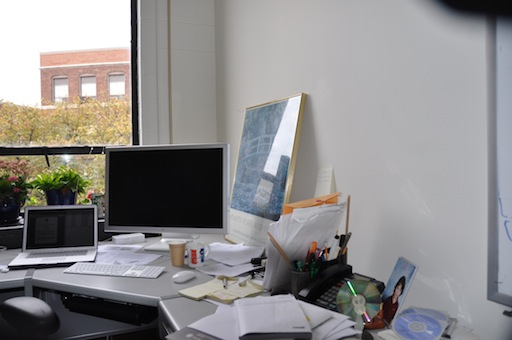
#> input picture Project 2/DanaOffice/DSC_0308.JPG, 512 x 340 px
$ jupyter execute baseline.ipynb
#> lines starting #> are read from the running program, lines starting #| are printed output that depends on the picture
[cell 1]
'''
@author: rohangupta
References:
https://docs.opencv.org/3.0-beta/doc/py_tutorials/py_feature2d/py_matcher/py_matcher.html
https://stackoverflow.com/questions/13063201/how-to-show-the-whole-image-when-using-opencv-warpperspective/20355545#20355545
'''

import cv2
import numpy as np
from matplotlib import pyplot as plt
import math

UBIT = "rgupta24"

#Importing the images
mountain1 = cv2.imread("DanaOffice/DSC_0308.JPG")
#> mountain1 is the input picture: shape (340, 512, 3); mean B, G, R 139.9, 140, 141.8
mountain2 = cv2.imread("DanaOffice/DSC_0309.JPG")
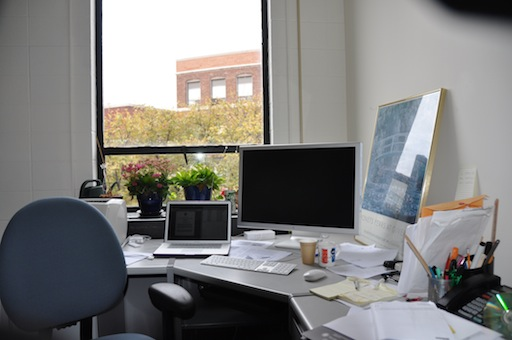
#> input picture Project 2/DanaOffice/DSC_0309.JPG, 512 x 340 px
#> mountain2 is the input picture: shape (340, 512, 3); mean B, G, R 125.7, 127.3, 127.9
# [5 lines of commented-out code are left out]
### PART 1

#Converting images to gray-scale
grayMountain1 = cv2.cvtColor(mountain1, cv2.COLOR_BGR2GRAY)
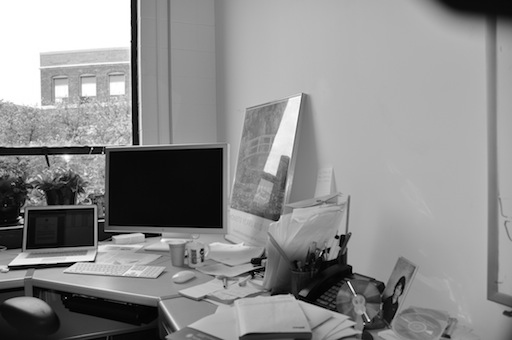
#> grayMountain1: shape (340, 512); min 0, max 255, mean 140.5
grayMountain2 = cv2.cvtColor(mountain2, cv2.COLOR_BGR2GRAY)
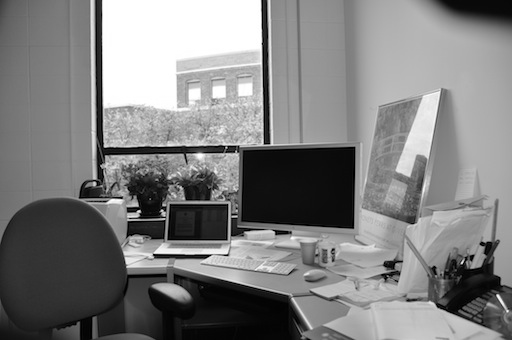
#> grayMountain2: shape (340, 512); min 0, max 255, mean 127.3

#Creating SIFT object
sift = cv2.SIFT_create()

#Finding keypoints and descriptors for Mountain images
keyp1, desc1 = sift.detectAndCompute(grayMountain1, None)
#> keyp1 = 629 keypoints; strongest (x, y, size): (169, 187, 66.9), (12, 268, 4.5), (336, 237, 2.5), (103, 220, 1.8)
keyp2, desc2 = sift.detectAndCompute(grayMountain2, None)
#> keyp2 = 699 keypoints; strongest (x, y, size): (139, 211, 2.2), (208, 256, 2.6), (121, 198, 2), (498, 296, 2.5)

#Drawing keypoints for Mountain images
keyImage1 = cv2.drawKeypoints(grayMountain1, keyp1, np.array([]), (0, 0, 255))
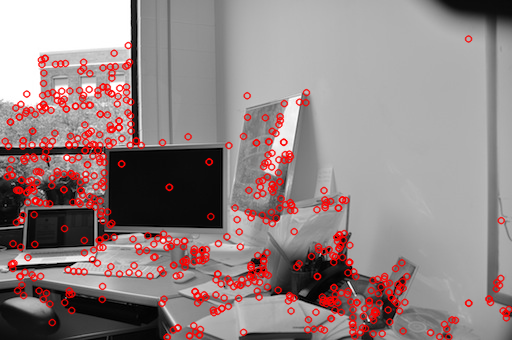
#> keyImage1: shape (340, 512, 3); mean of channels 0, 1, 2 131.9, 131.9, 148.8; drawn as B, G, R
keyImage2 = cv2.drawKeypoints(grayMountain2, keyp2, np.array([]), (0, 0, 255))
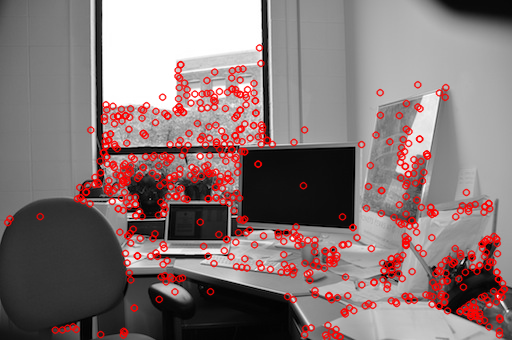
#> keyImage2: shape (340, 512, 3); mean of channels 0, 1, 2 117.8, 117.8, 136.2; drawn as B, G, R

cv2.imwrite('task1_sift1.jpg', keyImage1)
cv2.imwrite('task1_sift2.jpg', keyImage2)

### PART 2

#Brute-Force matching with SIFT descriptors
brutef = cv2.BFMatcher()

#Matching the keypoints with k-nearest neighbor (with k=2)
matches = brutef.knnMatch(desc1, desc2, k=2)
#> matches = 629 matches

goodMatch = []
#Performing ratio test to find good matches
for m, n in matches:
	if m.distance < 0.75*n.distance:
		goodMatch.append(m)
#> after the loop, goodMatch = 235 matches

#Drawing good matches
matchImage = cv2.drawMatches(mountain1, keyp1, mountain2, keyp2, goodMatch, np.array([]), (0, 0, 255), flags=2)
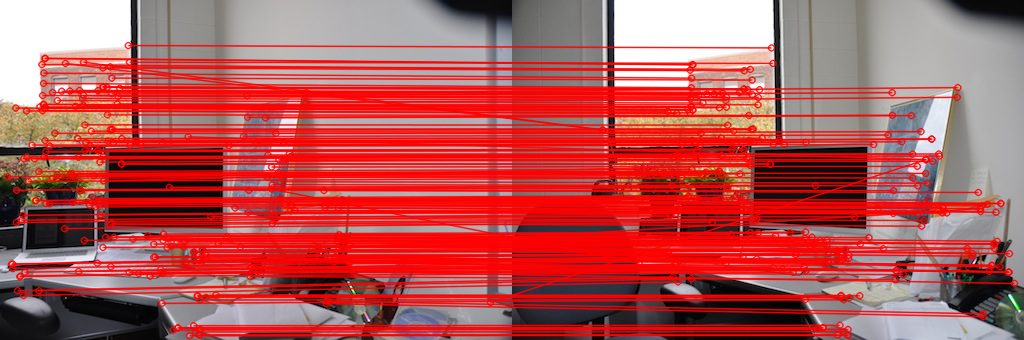
#> matchImage: shape (340, 1024, 3); mean B, G, R 86.7, 87.3, 180.7

cv2.imwrite('task1_matches_knn.jpg', matchImage)

### PART 3

#Getting source and destination points
srce_pts = np.float32([ keyp1[m.queryIdx].pt for m in goodMatch]).reshape(-1, 1, 2)
#> srce_pts = 235 rows, first 8: [7.09, 176.1], [11.05, 263.8], [11.98, 263.4], [12.39, 268.1], [15.32, 107.6], [15.86, 222], [16.19, 189.8], [17.12, 290.2]
dest_pts = np.float32([ keyp2[m.trainIdx].pt for m in goodMatch]).reshape(-1, 1, 2)
#> dest_pts = 235 rows, first 8: [151.9, 172.6], [155.4, 252.4], [155.4, 252.4], [157, 256], [155.4, 110.9], [158, 214.7], [159.5, 185.3], [160.6, 276.4]

print(srce_pts.shape)
#| (235, 1, 2)
#Finding Homography Matrix and mask
homographyMat, mask = cv2.findHomography(srce_pts, dest_pts, cv2.RANSAC, 5.0)
#> homographyMat = [[0.768, 0.0301, 139.8], [-0.074, 0.92, 11.91], [-0.000497, 3.44e-05, 1]]; mask = 235 values, max 1 at index 0, min 0 at index 49, mean 0.953
print(homographyMat)
#| [[ 7.68255035e-01  3.00956646e-02  1.39775410e+02]
#|  [-7.39552678e-02  9.19955336e-01  1.19051675e+01]
#|  [-4.97217169e-04  3.44417231e-05  1.00000000e+00]]

### PART 4

#Converting the mask to a list
matchesMask = mask.ravel().tolist()
#> matchesMask has the same summary as mask

h, w = mountain1.shape[:2]
#> h = 340; w = 512
pts = np.float32([[0,0], [0,h-1], [w-1,h-1], [w-1,0]]).reshape(-1, 1, 2)
#> pts = [[0, 0], [0, 339], [511, 339], [511, 0]]

matchIndex = []
for i in range(len(matchesMask)):
	if (matchesMask[i]):
		matchIndex.append(i)
#> after the loop, matchIndex = 224 values from 0 to 232

matchArray = []
for i in matchIndex:
	matchArray.append(goodMatch[i])
#> after the loop, matchArray = 224 matches

#Finding 10 random matches using inliers
np.random.seed(sum([ord(c) for c in UBIT]))
randomMatch = np.random.choice(matchArray, 10, replace=False)

#Defining draw parameters
draw_params = dict(matchColor=(0, 0, 255),
                   singlePointColor=None,
                   flags=2)

#Drawing the match image for 10 random points
matchImage = cv2.drawMatches(mountain1, keyp1, mountain2, keyp2, randomMatch, None, **draw_params)
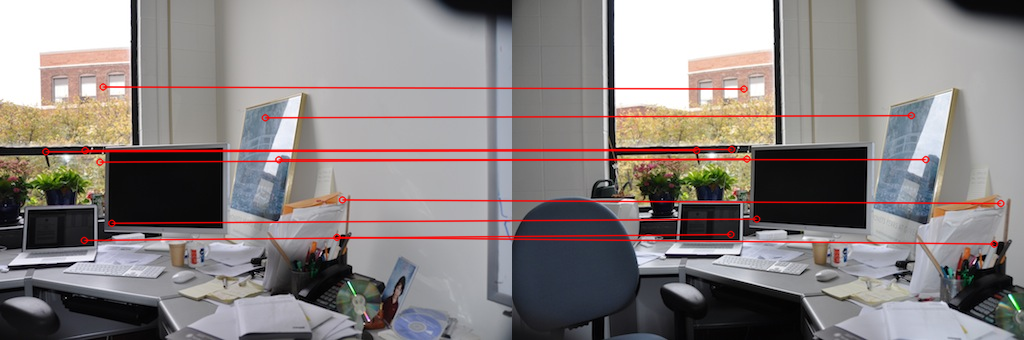
#> matchImage: shape (340, 1024, 3); mean B, G, R 129.6, 130.4, 138

cv2.imwrite('task1_matches.jpg', matchImage)

### PART 5

h1, w1 = mountain2.shape[:2]
#> h1 = 340; w1 = 512
h2, w2 = mountain1.shape[:2]
#> h2 = 340; w2 = 512
pts1 = np.float32([[0, 0], [0, h1], [w1, h1], [w1, 0]]).reshape(-1, 1, 2)
#> pts1 = [[0, 0], [0, 340], [512, 340], [512, 0]]
pts2 = np.float32([[0, 0], [0, h2], [w2, h2], [w2, 0]]).reshape(-1, 1, 2)
pts2_ = cv2.perspectiveTransform(pts2, homographyMat)
#> pts2_ = [[139.8, 11.91], [148.3, 320.9], [717.6, 378.8], [715.2, -34.83]]
pts = np.concatenate((pts1, pts2_), axis=0)
#> pts = [[0, 0], [0, 340], [512, 340], [512, 0], [139.8, 11.91], [148.3, 320.9], [717.6, 378.8], [715.2, -34.83]]

#Finding the minimum and maximum coordinates
[xmin, ymin] = np.int32(pts.min(axis=0).ravel() - 0.5)
#> xmin = 0; ymin = -35
[xmax, ymax] = np.int32(pts.max(axis=0).ravel() + 0.5)
#> xmax = 718; ymax = 379
t = [-xmin, -ymin]
#> t = [0, 35]

#Translating
Ht = np.array([[1, 0, t[0]], [0, 1, t[1]], [0, 0, 1]])
#> Ht = [[1, 0, 0], [0, 1, 35], [0, 0, 1]]

#Warping the first image on the second image using Homography Matrix
result = cv2.warpPerspective(mountain1, Ht.dot(homographyMat), (xmax-xmin, ymax-ymin))
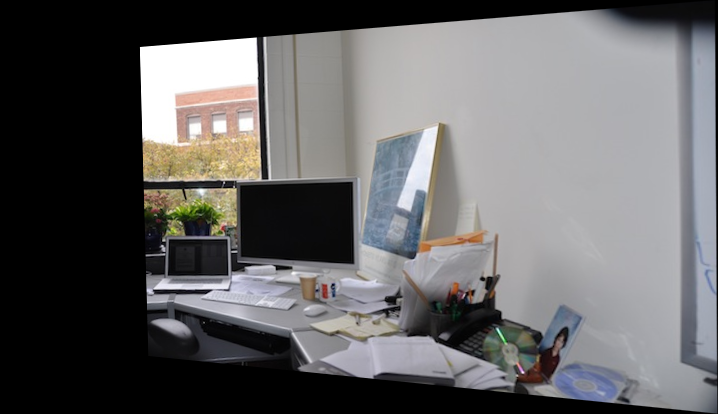
#> result: shape (414, 718, 3); mean B, G, R 100.1, 99.4, 100.2
result[t[1]:h1+t[1], t[0]:w1+t[0]] = mountain2
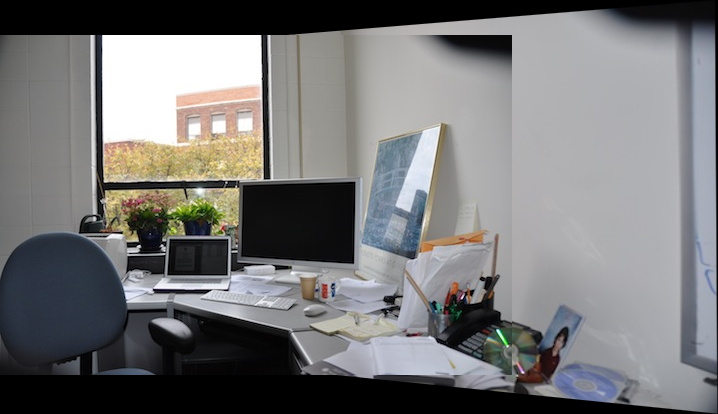
#> result: shape (414, 718, 3); mean B, G, R 119, 118.4, 118.5

cv2.imwrite('task1_pano.jpg', result)
#> Out = True
